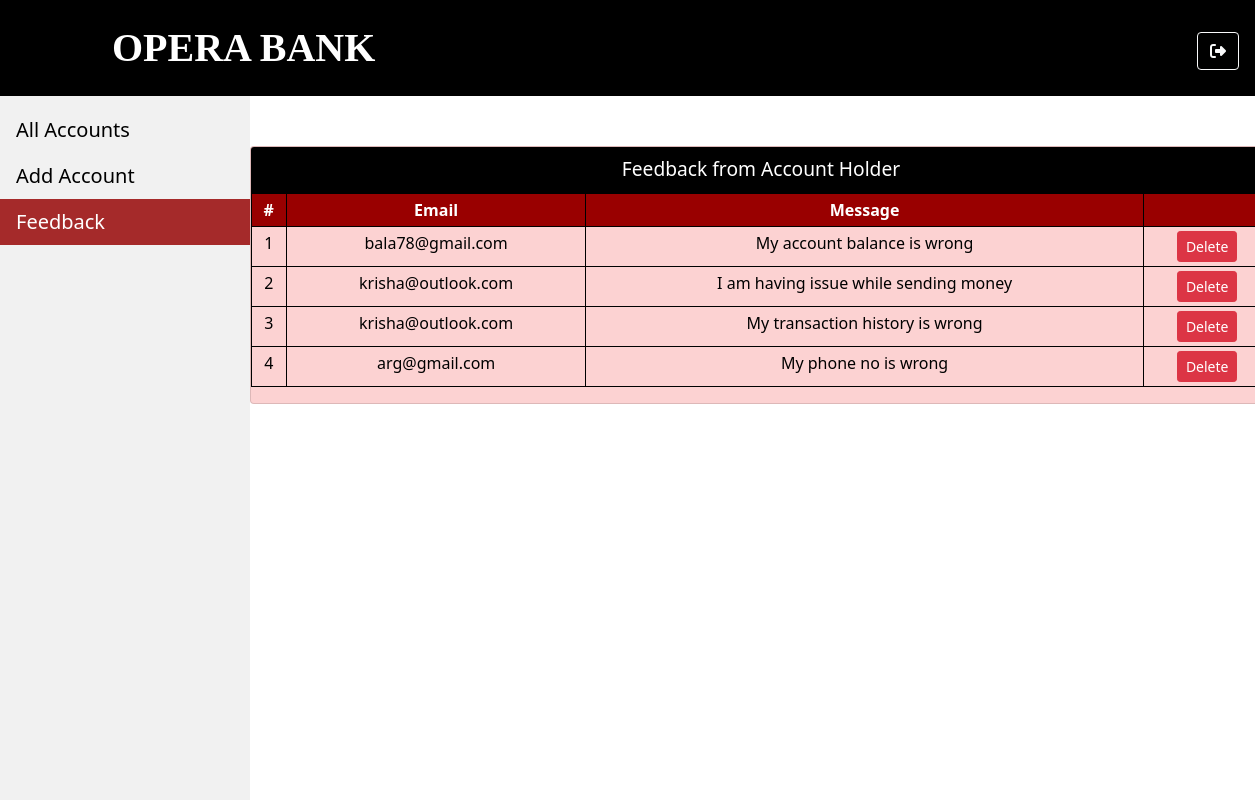
The app's page /mfeedback.php (signed in) with its own data.
### tables this page shows
CREATE TABLE `help` (
  `id` bigint(10) NOT NULL,
  `email` varchar(50) NOT NULL,
  `mssg` varchar(1000) NOT NULL
);

### mfeedback.php (the view, shortened to what this page needs)
<?php
$conn = new mysqli("localhost", "root", "", "bank");
$current_page = "feedback";
?>
<!DOCTYPE html>
<html lang="en">
<head>
    <link href="https://cdn.jsdelivr.net/npm/bootstrap@5.0.1/dist/css/bootstrap.min.css" rel="stylesheet">
</head>
<body>
    <body style="background:url(images/4.jpg);background-size: 100%;">
    <nav class="navbar navbar-expand-lg navbar-light" style="background-color: black;">
        <div class="container-fluid">
            <img src="images/pngegg.png" style="height: 10vh; width: 10vh; margin-right: 20px;">
            <a class="navbar-brand" href="" style="font-size: 40px; font-family: Pussycat, Algerian, Broadway; font-weight: bolder; color: white; text-shadow: 4px 4px black">OPERA BANK</a>
            <div class="collapse navbar-collapse" id="navbarSupportedContent">
                <ul class="navbar-nav ms-auto">
                    <form class="form-inline my-2 my-lg-0">
                        <a href="logout.php" data-toggle="tooltip" title="Logout" class="btn btn-outline-light mx-1" style="margin-top: 5px;"><i class="fa-solid fa-right-from-bracket"></i></a>
                    </form>
                </ul>
            </div>
        </div>
    </nav><br><br><br><br>
    <div id="sidebar" style="margin-top: 87px;">
    <a href="mallaccounts.php" <?php if ($current_page === "allaccounts") echo 'class="active"'; ?>>All Accounts</a>
    <a href="mregistration.php" <?php if ($current_page === "addaccount") echo 'class="active"'; ?>>Add Account</a>
    <a href="" <?php if ($current_page === "feedback") echo 'class="active"'; ?>>Feedback</a>
    </div>
        <div class="container" style="margin-top: 50px;">
            <div class="card col-md-11 text-center" style="margin-left:180px;background-color:rgb(252, 210, 210)">
                <div class="card-header" style="background-color: black; color: white; font-size: larger; border-bottom: 1px solid black;">
                    Feedback from Account Holder
                </div>
                <table class="table table-bordered table-sm bg-dark text-white" >
                    <thead style="background-color: rgb(153, 0, 0);">
                        <tr>
                        <th scope="col">#</th>
                        <th scope="col">Email</th>
                        <th scope="col">Message</th>
                        <th scope="col"></th>
                        </tr>
                    </thead>
                    <tbody style="background-color:rgb(252, 210, 210);color:black">
                        <?php
                        $i=0;
                        $result = $conn->query("select * from help");
                        if ($result->num_rows > 0)
                            {
                                while ($row = $result->fetch_assoc())
                                {$i++;
                        ?>
                        <tr>
                            <td><?php echo $i ?></td>
                            <td><?php echo $row['email'] ?></td>
                            <td><?php echo $row['mssg'] ?></td>
                            <td>
                            <a href="mfeedback.php?delete=<?php echo $row['id'] ?>" class='btn btn-danger btn-sm' data-toggle='tooltip' title="Delete this Message">Delete</a>
                            </td>
                        </tr>
                        <?php
                            }
                        }
                        else{
                            echo "No Feedbacks.";
                        }
                        ?>
                    </tbody>
                </table>
            </div>
        </div>
</body>
</html>

### mfeedback.php (style rules this page uses)
table, th, td, tr { border: 1px solid black; }
#sidebar { height: 100%; width: 250px; position: fixed; top: 0; left: 0; background-color: #f1f1f1; padding-top: 20px; overflow-y: auto; }
#sidebar a { padding: 8px 16px; text-decoration: none; font-size: 20px; color: black; display: block; }
#sidebar a.active { background-color: #A52A2A; color: white; }
.navbar { position: fixed; width: 100%; z-index: 1; }

### records on screen
help: email "bala78@gmail.com", mssg "My account balance is wrong"
help: email "krisha@outlook.com", mssg "I am having issue while sending money"
help: email "krisha@outlook.com", mssg "My transaction history is wrong"
help: email "arg@gmail.com", mssg "My phone no is wrong"
